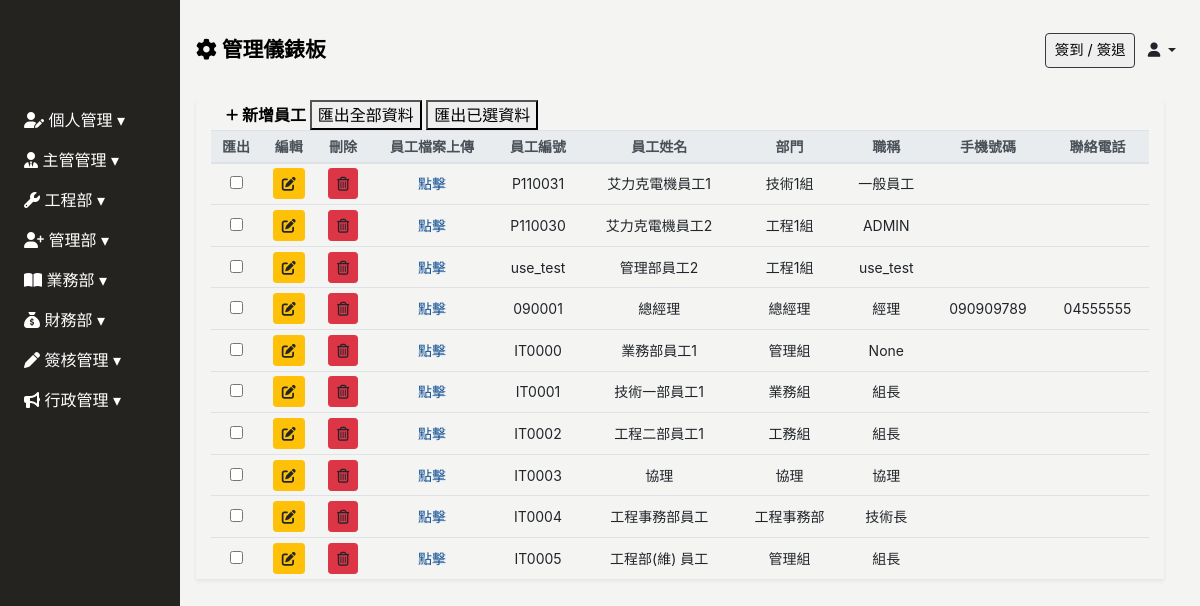
/employee/, run on the app's committed database.
### Backend/models.py (models this page shows, shortened)
class ModifiedModel(models.Model):
    modified_by = models.ForeignKey("Employee", on_delete=models.SET_NULL, null=True, blank=True)
    created_date = models.DateField(default=timezone.now,verbose_name='建立日期')
    update_date = models.DateField(auto_now=True, verbose_name='更新日期')
    class Meta:
        abstract = True

class Employee(ModifiedModel):
    GENDER_CHOICES = [
        ('M', '男'),
        ('F', '女'),
    ]
    BLOOD_TYPE_CHOICES = [
        ('A', 'A型'),
        ('B', 'B型'),
        ('AB','AB型'),
        ('O', 'O型'),
    ]
    MARITAL_STATUS_CHOICES = [
        ('M', '已婚'),
        ('S', '未婚'),
        ('D', '離異'),
    ]
    MILITARY_STATUS_CHOICES = [
        ('M', '義務役'),
        ('E', '免服役'),
        ('A', '替代役'),
    ]
    user = models.OneToOneField(User, null=True, blank=True, on_delete=models.CASCADE)
    profile_image = models.ImageField(upload_to='employee_profile/', blank=True, null=True, default='employee_profile/default_profile.png', verbose_name='員工照片')
    uploaded_files = models.ManyToManyField(UploadedFile,blank=True,  related_name="userfile")
    full_name = models.CharField(max_length=30, null=True, blank=True, verbose_name='員工名稱')
    employee_id	 = models.CharField(max_length=30, blank=True,verbose_name='員工ID')
    departments = models.ForeignKey('Department', on_delete=models.SET_NULL, blank=True, null=True, related_name='employees', verbose_name='部門名稱')# 你可以通过department.employees.all()访问一个部门的所有员工。
    position = models.CharField(max_length=30, null=True, blank=True, verbose_name='職稱')
    phone_number = models.CharField(max_length=20, null=True, blank=True,verbose_name='手機號碼')
    contact_number = models.CharField(max_length=20, null=True, blank=True,verbose_name='聯絡電話')
    start_date = models.DateField(null=True, blank=True, verbose_name='到職日期')
    seniority = models.DecimalField(max_digits=3, decimal_places=1, null=True, blank=True, verbose_name='目前年資')
    id_number = models.CharField(max_length=20, null=True, blank=True, verbose_name='身份證字號')
    birthday = models.DateField(null=True, blank=True, verbose_name='出生日期')
    gender = models.CharField(max_length=1, choices=GENDER_CHOICES, null=True, blank=True, verbose_name='性別')
    blood_type = models.CharField(max_length=2, choices=BLOOD_TYPE_CHOICES, null=True, blank=True, verbose_name='血型')
    birth_place = models.CharField(max_length=100, null=True, blank=True, verbose_name='出生地')
    marital_status = models.CharField(max_length=1, choices=MARITAL_STATUS_CHOICES, null=True, blank=True, verbose_name='婚姻狀況')
    military_status = models.CharField(max_length=1, choices=MILITARY_STATUS_CHOICES, null=True, blank=True, verbose_name='兵役狀況')
    permanent_address = models.CharField(max_length=50, null=True, blank=True, verbose_name='戶籍地址')
    current_address_city = models.CharField(max_length=50, null=True, blank=True, verbose_name='現居地址縣市')
    current_address = models.CharField(max_length=50, null=True, blank=True, verbose_name='現居地址')
    location = models.CharField(max_length=50, null=True, blank=True, verbose_name='所在地')
    company_email = models.EmailField(null=True, blank=True, verbose_name='公司E_Mail')
    personal_email = models.EmailField(null=True, blank=True, verbose_name='個人E_Mail')
    emergency_contact = models.CharField(max_length=50, null=True, blank=True, verbose_name='緊急聯絡人1')
    emergency_contact_relations = models.CharField(max_length=50, null=True, blank=True, verbose_name='關係1')
    emergency_contact_phone = models.CharField(max_length=20, null=True, blank=True, verbose_name='聯絡人電話1')
    class Meta:
        verbose_name = "員工"   # 單數
        verbose_name_plural = verbose_name   #複數

class Department(ModifiedModel):
    COMPANY_CHOICES = [
        ('艾力克電機', '艾力克電機'),
        ('維景', '維景'),
    ]
    belong_to_company =models.CharField(max_length=20,choices=COMPANY_CHOICES, null=True, blank=True,verbose_name="所屬公司")
    parent_department  = models.ForeignKey('self',max_length=30,  on_delete=models.SET_NULL, null=True, blank=True, verbose_name='上層部門')
    department_name = models.CharField(max_length=30, null=True, blank=True,verbose_name='部門名稱')
    department_id = models.CharField(max_length=20, null=True, blank=True,verbose_name='部門編號')
    class Meta:
        verbose_name = "部門"   # 單數
        verbose_name_plural = verbose_name   #複數

### Frontend/views.py (the view)
# urls.py: path('employee/', views.Employee_list.as_view(), name='employee_list'),
class Employee_list(UserPassesTestMixin,ListView):
    model = Employee
    template_name = 'employee/employee.html'
    context_object_name = 'employee'
    def get_context_data(self, **kwargs):
        context = super().get_context_data(**kwargs)
        context["department_list"] = Department.objects.values('id','department_name')
        context['employee_form'] = EmployeeForm()
        return context
    def test_func(self):
        if settings.PASS_TEST_FUNC:
            return True
        return self.request.user.groups.filter(name__icontains='管理部管理').exists()

### Backend/forms.py
class EmployeeForm(BaseModelForm):
    class Meta:
        model = Employee
        fields = '__all__'
        widgets = {
            'gender': forms.Select(attrs={'class': 'form-control form-control-sm'}),
            'blood_type': forms.Select(attrs={'class': 'form-control form-control-sm'}),
            'marital_status': forms.Select(attrs={'class': 'form-control form-control-sm'}),
            'military_status': forms.Select(attrs={'class': 'form-control form-control-sm'})
        }

### Frontend/templates/employee/employee.html (shortened to what this page needs)
{% extends 'base/base_dashboard.html' %}
{% block import %}
{% load static%}
<link rel="stylesheet" href="{% static 'css/employee/employee.css' %}">
{% endblock %}
{% block main %}
<div class="main px-3" id="employee-app">
    <div class="employee-table container-fluid shadow-sm table-responsive-lg">
        <table class="table table-sm table-hover text-center" id="table" data-toggle="table" data-sortable="true"
        data-toolbar="#toolbar" data-search="true" data-show-columns="true"data-filter-strict-search="true"
        data-show-columns-toggle-all="true" data-pagination="true" data-page-size="25" data-page-list="[25, All]"
        data-filter-control="true">
            <div id="toolbar">
                <div class="employee-header container-fluid">
                    <a href="" class="font-weight-bold" id="sys_new" data-toggle="modal"data-target="#employee-modal">
                        <i class="fa-solid fa-plus fa-sm" style="color: #000000;"></i> 新增員工
                    </a>
                    <button class="d-none d-md-inline-block" onclick="exportAllOptionToExcel('員工.xlsx')"data-export-url="{% url 'excel_export' %}">匯出全部資料</button>
                    <button class="d-none d-md-inline-block" onclick="exportSelectedOptionToExcel('員工.xlsx')">匯出已選資料</button>
                </div>
            </div>
            <thead class="thead-light" style="font-size: 14px;">
                <tr class="text-nowrap">
                    <th data-force-hide="true" data-switchable="false" data-no-print="true" data-field="checkbox" class="d-none d-md-table-cell">匯出</th>
                    <th data-force-hide="true" data-switchable="false" data-no-print="true" data-field="edit">編輯</th>
                    <th data-force-hide="true" data-switchable="false" data-no-print="true" data-field="delete">刪除</th>
                    <th data-force-hide="true" data-switchable="false" data-no-print="true" data-field="employee_file_upload" >員工檔案上傳</th>
                    <th data-field="employee_id" data-sortable="true">員工編號</th>
                    <th data-field="full_name" data-sortable="true">員工姓名</th>
                    <th data-field="departments" data-sortable="true">部門</th>
                    <th data-field="position" data-sortable="true">職稱</th>
                    <th data-field="position" data-sortable="true">手機號碼</th>
                    <th data-field="position" data-sortable="true">聯絡電話</th>
                </tr>
            </thead>
            <tbody class="text-nowrap" style="font-size: 14px;">
                {% for p in employee %}
                {% if p.user.is_active %}
                <tr>
                    <td><input type="checkbox" name="importcheckd" onclick="updateCheckedArray(this)"value="{{ p.id }}"></td>
                    <td>
                        <a type="button" data-url="employee" data-id="{{p.pk}}"
                        class="sys_get btn btn-sm btn-warning" data-toggle="modal"
                        data-target="#employee-modal"><i class="fas fa-edit"></i></a>
                    </td>
                    <td>
                        <a data-url="employee" data-id="{{p.pk}}" type="button"
                        class="sys_del btn btn-sm btn-danger"><i class="far fa-trash-alt"></i></a>
                    </td>
                    <td>
                        <a href="" onclick="setEmployeeId({{p.pk}})" data-toggle="modal" data-target="#fileUploadModal">點擊</a>
                    </td>
                    <td>{{ p.employee_id }} </td>
                    <td>{{ p.full_name }}</td>
                    <td>{{ p.departments.department_name }}</td>
                    <td>{{ p.position }}</td>
                    <td>{% if p.phone_number %}{{ p.phone_number }}{% endif %}</td>
                    <td>{% if p.contact_number %}{{ p.contact_number }}{% endif %}</td>
                </tr>
                {% endif %}
                {% endfor %}
            </tbody>
        </table>
    </div>
</div>
{% endblock %}

### static/css/base/base.css (style rules this page uses)
:root { --sidebar-width: 180px; --theme-black: #252320; --theme-white: #f4f4f3; }
body { background: var(--theme-white); }
a { color: #0d4c91; }
button { color: #000; }

### static/css/index/index-login.css (style rules this page uses)
.main { width: calc(100vw - var(--sidebar-width) - 20px); position: relative; left: var(--sidebar-width); top: 100px; }

### static/css/employee/employee.css (style rules this page uses)
.employee-header a { text-decoration: none; color: black; }
.employee-table td { vertical-align: middle; }

### data on the page
Employee: employee_id "P110031", full_name "艾力克電機員工1", departments.department_name "技術1組", position "一般員工"
Employee: employee_id "P110030", full_name "艾力克電機員工2", departments.department_name "工程1組", position "ADMIN"
Employee: employee_id "use_test", full_name "管理部員工2", departments.department_name "工程1組", position "use_test"
Employee: employee_id "090001", full_name "總經理", departments.department_name "總經理", position "經理", phone_number "090909789", contact_number "04555555"
Employee: employee_id "IT0000", full_name "業務部員工1", departments.department_name "管理組", position "None"
Employee: employee_id "IT0001", full_name "技術一部員工1", departments.department_name "業務組", position "組長"
Employee: employee_id "IT0002", full_name "工程二部員工1", departments.department_name "工務組", position "組長"
Employee: employee_id "IT0003", full_name "協理", departments.department_name "協理", position "協理"
Employee: employee_id "IT0004", full_name "工程事務部員工", departments.department_name "工程事務部", position "技術長"
Employee: employee_id "IT0005", full_name "工程部(維) 員工", departments.department_name "管理組", position "組長"
